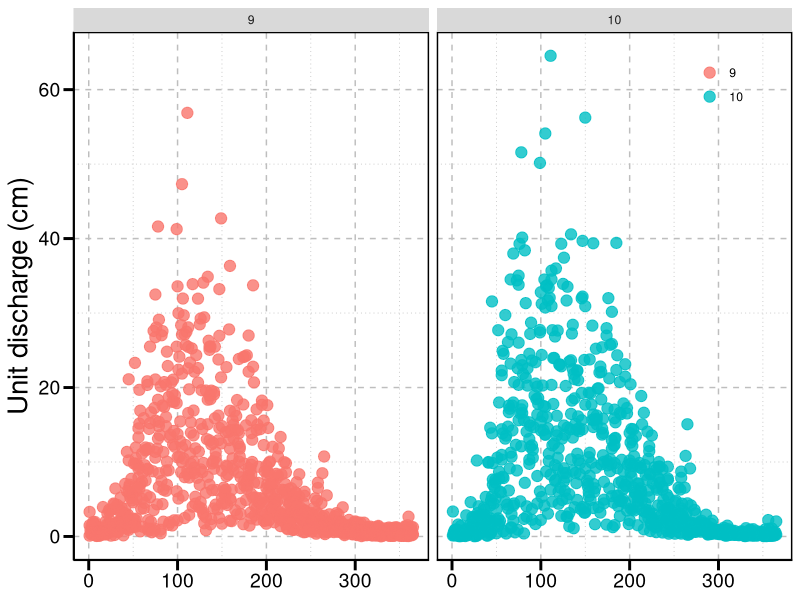
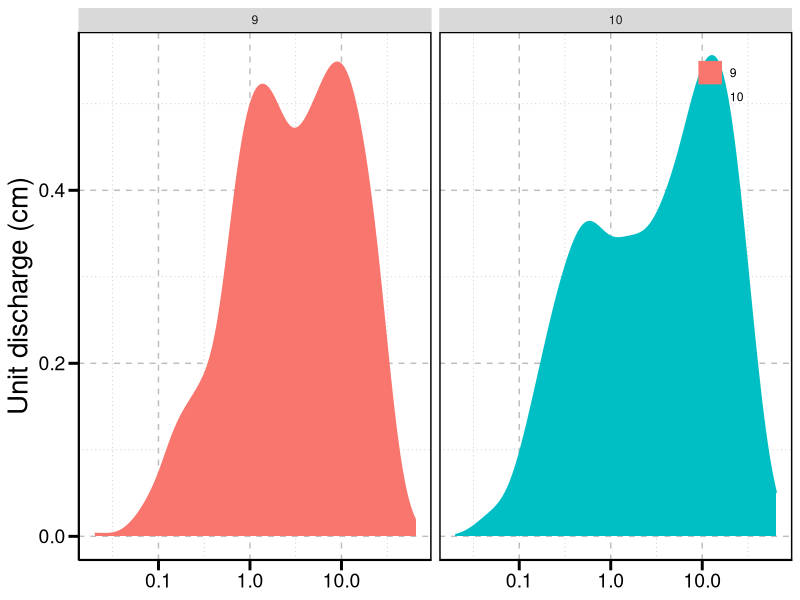
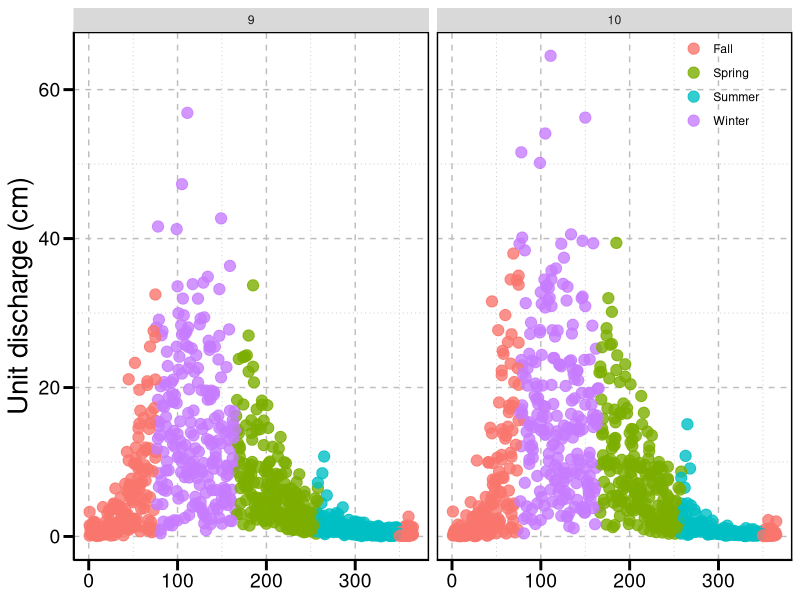

R code for these plots, in order:
## ---- chunk 1
#install.packages("ggplot2","reshape","lubridate","gridExtra","grid","plyr","dplyr",
#                 "nlme","doBy","MASS","lsmeans","CarData","utils","cowplot","ggExtra")
## ---- chunk 2
library(ggplot2)
## ---- chunk 3
hjg <- read.csv("220621_fho_hjandrews.csv")
summary (hjg)
## ---- chunk 4
ssn_plot <- ggplot(hjg, aes(y=uq.cm, x=wd,color=as.factor(ws)))+
  geom_point(alpha=0.8,size=3.5)+
  ylab("Unit discharge (cm)") +
  xlab("Water day")+
  theme(axis.text=element_text(colour="black",size=14),
        axis.title.y = element_text(size = 20),
        axis.title.x = element_blank(),
        panel.grid.minor= element_line(colour = "gray", linetype = "dotted"), 
        panel.grid.major = element_line(colour = "gray", linetype = "dashed"),
        panel.border = element_rect(fill=NA, colour = "black", size=1),
        panel.background=element_blank(),
        axis.ticks.length = unit(0.254, "cm"),
        axis.ticks = element_line(colour = "black", size=1), 
        axis.line = element_line(colour = "black"),
        legend.position = c(.90,.90),
        legend.direction = "vertical",
        legend.background = element_rect(fill=alpha(0.1)),
        legend.title = element_blank())+
  facet_wrap(~ws)
ssn_plot
## ---- chunk 5
ssn_plot <- ggplot(hjg, aes(x=uq.cm,color=as.factor(ws), fill =as.factor(ws)))+
  geom_density()+
  ylab("Unit discharge (cm)") +
  scale_x_log10()+
  theme(axis.text=element_text(colour="black",size=14),
        axis.title.y = element_text(size = 20),
        axis.title.x = element_blank(),
        panel.grid.minor= element_line(colour = "gray", linetype = "dotted"), 
        panel.grid.major = element_line(colour = "gray", linetype = "dashed"),
        panel.border = element_rect(fill=NA, colour = "black", size=1),
        panel.background=element_blank(),
        axis.ticks.length = unit(0.254, "cm"),
        axis.ticks = element_line(colour = "black", size=1), 
        axis.line = element_line(colour = "black"),
        legend.position = c(.90,.90),
        legend.direction = "vertical",
        legend.background = element_rect(fill=alpha(0.1)),
        legend.title = element_blank())+
  facet_wrap(~ws)
ssn_plot
## ---- chunk 6
#Checking season assignment plot
ssn_plot <- ggplot(hjg, aes(y=uq.cm, x=wd,color=as.factor(ssn)))+
  geom_point(alpha=0.8,size=3.5)+
  ylab("Unit discharge (cm)") +
  xlab("Water day")+
  theme(axis.text=element_text(colour="black",size=14),
        axis.title.y = element_text(size = 20),
        axis.title.x = element_blank(),
        panel.grid.minor= element_line(colour = "gray", linetype = "dotted"), 
        panel.grid.major = element_line(colour = "gray", linetype = "dashed"),
        panel.border = element_rect(fill=NA, colour = "black", size=1),
        panel.background=element_blank(),
        axis.ticks.length = unit(0.254, "cm"),
        axis.ticks = element_line(colour = "black", size=1), 
        axis.line = element_line(colour = "black"),
        legend.position = c(.90,.90),
        legend.direction = "vertical",
        legend.background = element_rect(fill=alpha(0.1)),
        legend.title = element_blank())+
  facet_wrap(~ws)
ssn_plot
